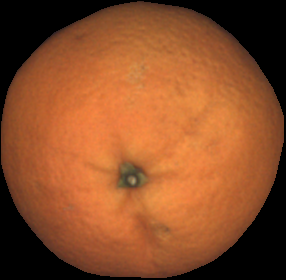
#> input picture data/oranges/obj0001/im03.png, 286 x 280 px; its folder holds only this picture in this run
$ jupyter execute spheroid-model.ipynb
#> lines starting #> are read from the running program, lines starting #| are printed output that depends on the picture; after the words box and inside, x2 and y2 are one past the last pixel; in counts of white or black regions, pixels touching at a corner belong together
[cell 1]
import cv2
import matplotlib.pyplot as plt
import numpy as np
import math
import os
from statistics import mean
import notebook_functions

[cell 2]
sphere_path = "../data/oranges/obj0001"
oblate_path = "../data/mandarins/obj0001"
prolate_path = "../data/tomato_large/bb_obj0000/"
path = sphere_path
image = None
axe_b_all_views = []
axe_a_all_views = []
image_files = sorted([file for file in os.listdir(path)])

[cell 3]
def calculate_ellipse_from_mask(binary_mask):
    mask = binary_mask.astype(np.int32)
    y_indices, x_indices = np.indices(mask.shape)
    positive_pixels = mask == 255
    result_x = x_indices[positive_pixels]
    result_y = y_indices[positive_pixels]
    n = len(result_x)

    sx = np.sum(result_x)
    cx = sx / len(result_x)
    sxx = np.sum(np.square(result_x))

    sy = np.sum(result_y)
    cy = sy / len(result_y)
    syy = np.sum(np.square(result_y))

    mult_list = [x * y for x, y in zip(result_x, result_y)]
    sxy = np.sum(mult_list)

    sigma_x2 = (sxx / n) - cx ** 2
    sigma_y2 = (syy / n) - cy ** 2
    sigma_xy = (sxy / n) - (cx * cy)

    cov_matrix = [[sigma_x2, sigma_xy], [sigma_xy, sigma_y2]]
    eigenvalues, eigenvectors = np.linalg.eig(cov_matrix)

    direction_a = eigenvectors[0] / np.linalg.norm(eigenvectors[0])
    direction_b = eigenvectors[1] / np.linalg.norm(eigenvectors[1])

    a = int(2 * (math.sqrt(abs(eigenvalues[0]))))  # semi major axis of projected ellipse
    b = int(2 * (math.sqrt(abs(eigenvalues[1]))))  # semi minor axis of projected ellipse

    return [a, b], [int(cx), int(cy)], [direction_a, direction_b] ,[*eigenvectors],

[cell 4]
for image_name in image_files:
    file_path = os.path.join(path, image_name)
    img = cv2.imread(file_path)
#> img is the input picture: shape (280, 286, 3); mean B, G, R 40.7, 77.5, 138.9
    gray_img = cv2.cvtColor(img, cv2.COLOR_BGR2GRAY)
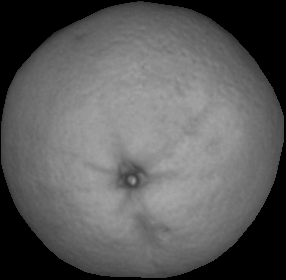
#> gray_img: shape (280, 286); min 0, max 170, mean 91.7
    _, mask = cv2.threshold(gray_img, 0, 255, cv2.THRESH_BINARY)
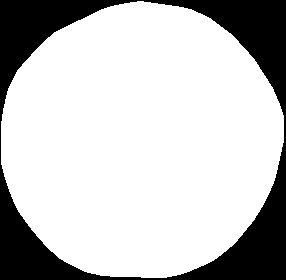
#> mask: shape (280, 286); 76.9% white; 1 black region, box (x1, y1, x2, y2) and area: (0, 0, 286, 280) 18534
    ellipse = calculate_ellipse_from_mask(mask)
#> in calculate_ellipse_from_mask, `n = len(result_x)`: n = 61546
#> in calculate_ellipse_from_mask, `sx = np.sum(result_x)`: sx = 8633283
#> in calculate_ellipse_from_mask, `cx = sx / len(result_x)`: cx = 140.3
#> in calculate_ellipse_from_mask, `sxx = np.sum(np.square(result_x))`: sxx = 1518527855
#> in calculate_ellipse_from_mask, `sy = np.sum(result_y)`: sy = 8659429
#> in calculate_ellipse_from_mask, `cy = sy / len(result_y)`: cy = 140.7
#> in calculate_ellipse_from_mask, `syy = np.sum(np.square(result_y))`: syy = 1514148009
#> in calculate_ellipse_from_mask, `mult_list = [x * y for x, y in zip(result_x, result_y)]`: mult_list = 61546 items
#> in calculate_ellipse_from_mask, `sxy = np.sum(mult_list)`: sxy = 1209573686
#> in calculate_ellipse_from_mask, `sigma_x2 = (sxx / n) - cx ** 2`: sigma_x2 = 4996.4
#> in calculate_ellipse_from_mask, `sigma_y2 = (syy / n) - cy ** 2`: sigma_y2 = 4805.8
#> in calculate_ellipse_from_mask, `sigma_xy = (sxy / n) - (cx * cy)`: sigma_xy = -83.13
#> in calculate_ellipse_from_mask, `cov_matrix = [[sigma_x2, sigma_xy], [sigma_xy, sigma_y2]]`: cov_matrix = [[4996.4, -83.13], [-83.13, 4805.8]]
#> in calculate_ellipse_from_mask, `eigenvalues, eigenvectors = np.linalg.eig(cov_matrix)`: eigenvalues = [5027.5, 4774.7]; eigenvectors = [[0.936, 0.351], [-0.351, 0.936]]
#> in calculate_ellipse_from_mask, `direction_a = eigenvectors[0] / np.linalg.norm(eigenvectors[0])`: direction_a = [0.936, 0.351]
#> in calculate_ellipse_from_mask, `direction_b = eigenvectors[1] / np.linalg.norm(eigenvectors[1])`: direction_b = [-0.351, 0.936]
#> in calculate_ellipse_from_mask, `a = int(2 * (math.sqrt(abs(eigenvalues[0]))))`: a = 141
#> in calculate_ellipse_from_mask, `b = int(2 * (math.sqrt(abs(eigenvalues[1]))))`: b = 138
#> ellipse = ([141, 138], [140, 140], [[0.936, 0.351], [-0.351, 0.936]], [[0.936, 0.351], [-0.351, 0.936]])
    axes_length, _, _, _ = ellipse
#> axes_length = [141, 138]
    major_axis_length, minor_axis_length = axes_length
#> major_axis_length = 141; minor_axis_length = 138
    axe_b_all_views.append(minor_axis_length)
    axe_a_all_views.append(major_axis_length)
    image = img

[cell 5]
# OBLATE - SPHEROID CALCULATION
a_obl = mean(axe_a_all_views)
#> a_obl = 141
b_obl = min(axe_b_all_views)
#> b_obl = 138
oblate_spheroid = [a_obl, b_obl]
#> oblate_spheroid = [141, 138]

[cell 6]
# PROLATE - SPHEROID CALCULATION
a_prol = max(axe_a_all_views)
#> a_prol = 141
b_prol = mean(axe_b_all_views)
#> b_prol = 138
prolate_spheroid = [a_prol, b_prol]
#> prolate_spheroid = [141, 138]

[cell 7]
# SPHERE - SPHEROID CALCULATION
axes_sum = [(x + y) / 2 for x, y in zip(axe_a_all_views, axe_b_all_views)]
#> axes_sum = [139.5]
sphere_axe = mean(axes_sum)
#> sphere_axe = 139.5
sphere_spheroid = [sphere_axe, sphere_axe]
#> sphere_spheroid = [139.5, 139.5]

## SPHERE

[cell 8]
a = sphere_spheroid[0]  # Semi-major axis along x-axis
#> a = 139.5
b = sphere_spheroid[0]  # Semi-major axis along y-axis
#> b = 139.5
c = sphere_spheroid[0]  # Semi-major axis along z-axis
#> c = 139.5

fig, axs = plt.subplots(1, 2, figsize=(10, 5))

# Make data
u = np.linspace(0, 2 * np.pi, 100)
v = np.linspace(0, np.pi, 100)
x = a * np.outer(np.cos(u), np.sin(v))
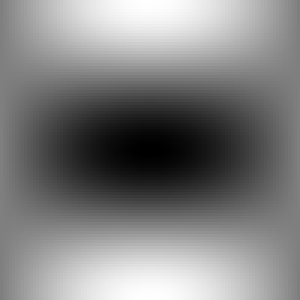
#> x: shape (100, 100) float64 (shown 3 times larger); min -139.4, max 139.5, mean 0.9; drawn with min black and max white
y = b * np.outer(np.sin(u), np.sin(v))
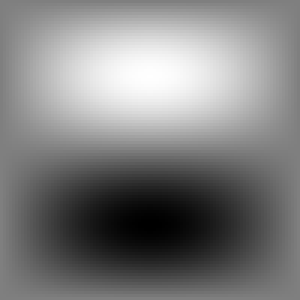
#> y: shape (100, 100) float64 (shown 3 times larger); min -139.5, max 139.5, mean 0; drawn with min black and max white
z = c * np.outer(np.ones(np.size(u)), np.cos(v))
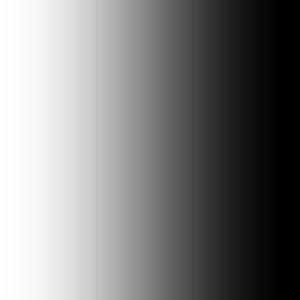
#> z: shape (100, 100) float64 (shown 3 times larger); min -139.5, max 139.5, mean 0; drawn with min black and max white

# Plot the surface
axs[0] = fig.add_subplot(121, projection='3d')
axs[0].plot_surface(x, y, z)
axs[0].view_init(elev=0, azim=0)
axs[0].set_aspect('equal')

axs[1].imshow(image)
axs[1].set_title(sphere_path + "/im01.png")

plt.show()
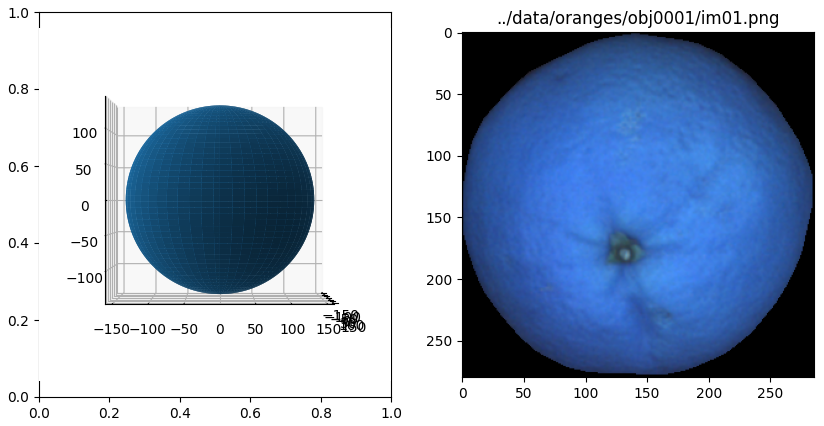
#> figure drawn by matplotlib, 2 panels; B, G, R data is drawn as R, G, B

## OBLATE

[cell 9]
a = oblate_spheroid[0]  # Semi-major axis along x-axis
#> a = 141
b = oblate_spheroid[0]  # Semi-major axis along y-axis
#> b = 141
c = oblate_spheroid[1]  # Semi-major axis along z-axis
#> c = 138

fig, axs = plt.subplots(1, 2, figsize=(10, 5))

# Make data
u = np.linspace(0, 2 * np.pi, 100)
v = np.linspace(0, np.pi, 100)
x = a * np.outer(np.cos(u), np.sin(v))
y = b * np.outer(np.sin(u), np.sin(v))
z = c * np.outer(np.ones(np.size(u)), np.cos(v))

# Plot the surface
axs[0] = fig.add_subplot(121, projection='3d')
axs[0].plot_surface(x, y, z)
axs[0].view_init(elev=0, azim=0)
axs[0].set_aspect('equal')

axs[1].imshow(image)
axs[1].set_title(oblate_path + "/im01.png")


plt.show()
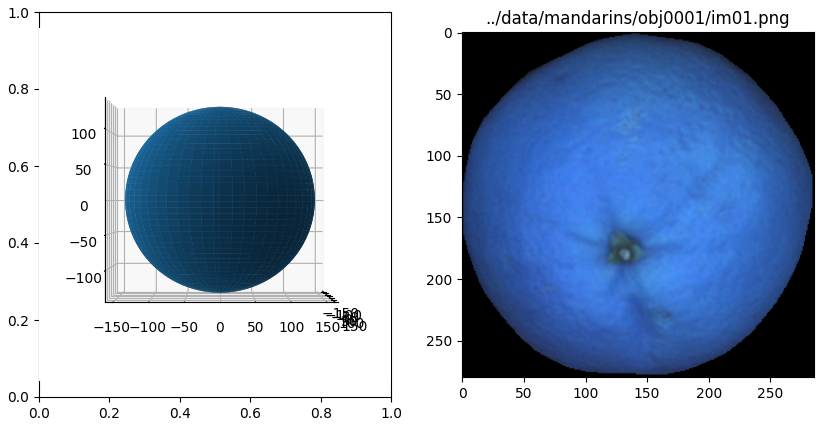
#> figure drawn by matplotlib, 2 panels; B, G, R data is drawn as R, G, B

## PROLATE

[cell 10]
a = prolate_spheroid[1]  # Semi-major axis along x-axis
#> a = 138
b = prolate_spheroid[1]  # Semi-major axis along y-axis
#> b = 138
c = prolate_spheroid[0]  # Semi-major axis along z-axis
#> c = 141

fig, axs = plt.subplots(1, 2, figsize=(10, 5))

# Make data
u = np.linspace(0, 2 * np.pi, 100)
v = np.linspace(0, np.pi, 100)
x = a * np.outer(np.cos(u), np.sin(v))
y = b * np.outer(np.sin(u), np.sin(v))
z = c * np.outer(np.ones(np.size(u)), np.cos(v))

# Plot the surface
axs[0] = fig.add_subplot(121, projection='3d')
axs[0].plot_surface(x, y, z)
axs[0].view_init(elev=0, azim=0)
axs[0].set_aspect('equal')


axs[1].imshow(image)
axs[1].set_title(prolate_path + "/im07.png")

plt.show()
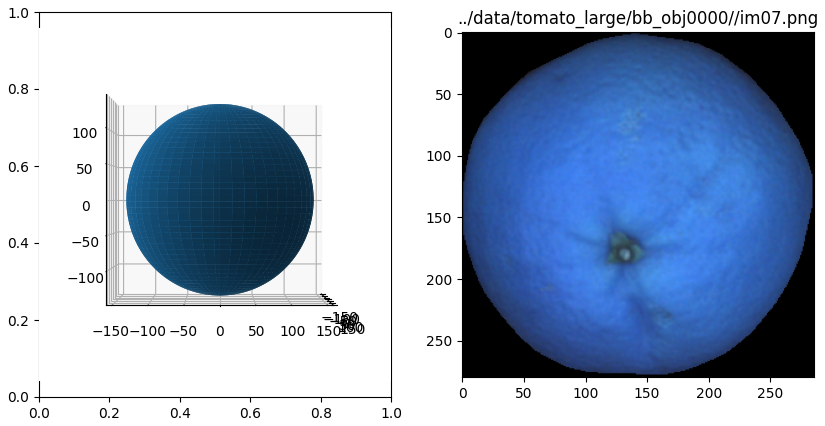
#> figure drawn by matplotlib, 2 panels; B, G, R data is drawn as R, G, B

$ run again, on data/oranges/obj0001/im08.png
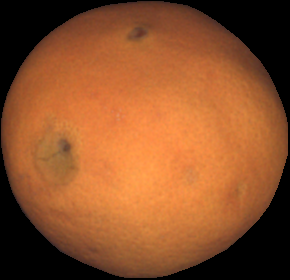
#> input picture data/oranges/obj0001/im08.png, 290 x 280 px
#> img is the input picture: shape (280, 290, 3); mean B, G, R 42.1, 80.7, 140.8
#> `_, mask = cv2.threshold(gray_img, 0, 255, cv2.THRESH_BINARY)`:
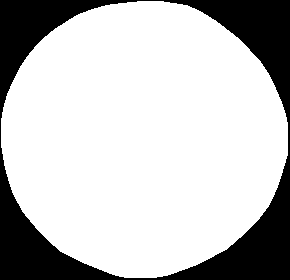
#> mask: shape (280, 290); 76.3% white; 1 black region, box (x1, y1, x2, y2) and area: (0, 0, 290, 280) 19244
#> n = 61956
#> sx = 8848511
#> cx = 142.8
#> sxx = 1580475495
#> sy = 8545109
#> cy = 137.9
#> syy = 1473304847
#> mult_list = 61956 items
#> sxy = 1222258251
#> sigma_x2 = 5112.3
#> sigma_y2 = 4757.3
#> sigma_xy = 29.89
#> cov_matrix = [[5112.3, 29.89], [29.89, 4757.3]]
#> eigenvalues = [5114.8, 4754.8]; eigenvectors = [[0.997, -0.0833], [0.0833, 0.997]]
#> direction_a = [0.997, -0.0833]
#> direction_b = [0.0833, 0.997]
#> in calculate_ellipse_from_mask, `a = int(2 * (math.sqrt(abs(eigenvalues[0]))))`: a = 143
#> in calculate_ellipse_from_mask, `b = int(2 * (math.sqrt(abs(eigenvalues[1]))))`: b = 137
#> ellipse = ([143, 137], [142, 137], [[0.997, -0.0833], [0.0833, 0.997]], [[0.997, -0.0833], [0.0833, 0.997]])
#> axes_length = [143, 137]
#> major_axis_length = 143; minor_axis_length = 137
#> a_obl = 143
#> b_obl = 137
#> oblate_spheroid = [143, 137]
#> a_prol = 143
#> b_prol = 137
#> prolate_spheroid = [143, 137]
#> axes_sum = [140]
#> sphere_axe = 140
#> sphere_spheroid = [140, 140]
#> `a = sphere_spheroid[0]`: a = 140
#> `a = oblate_spheroid[0]`: a = 143
#> `c = oblate_spheroid[1]`: c = 137
#> `c = prolate_spheroid[0]`: c = 143
#> `plt.show()`:
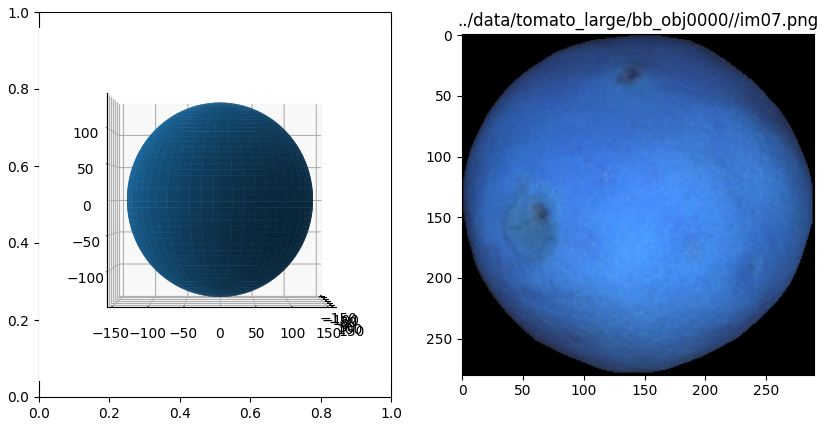
#> figure drawn by matplotlib, 2 panels; B, G, R data is drawn as R, G, B
